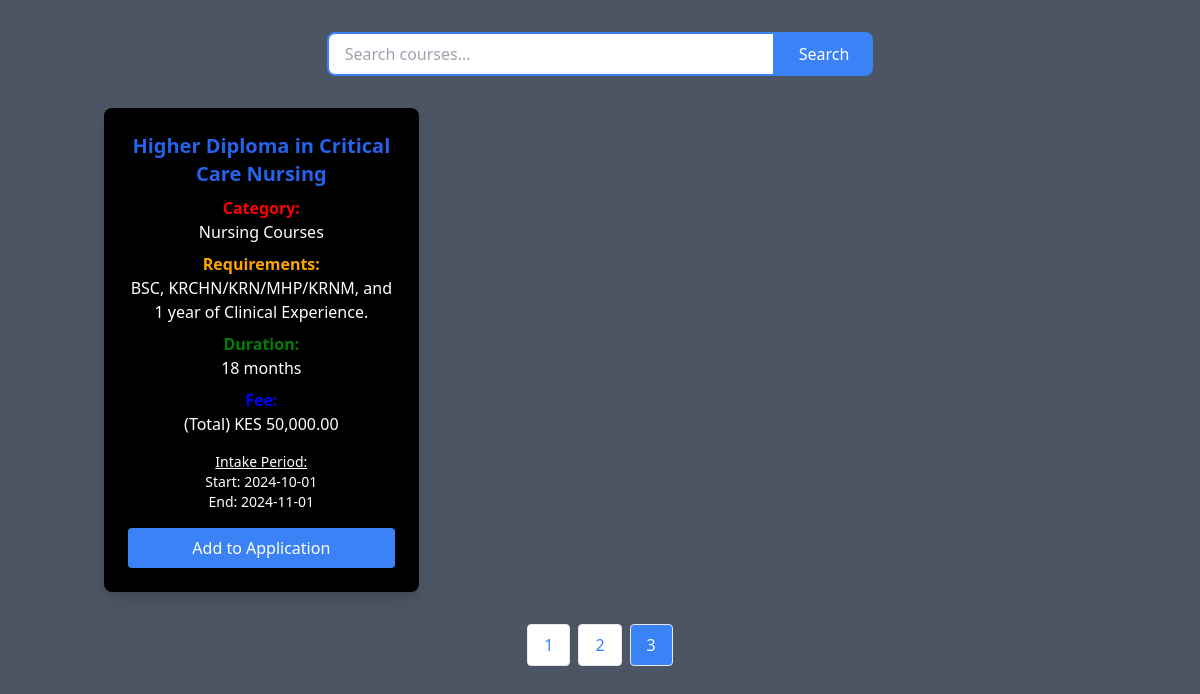
Screenshot of /courses.php?page=3 (signed in) with the database file from the repository.
### tables this page shows
CREATE TABLE `courses` (
  `id` int(11) NOT NULL,
  `category` varchar(100) NOT NULL,
  `name` varchar(255) NOT NULL,
  `requirements` text NOT NULL,
  `duration` varchar(100) NOT NULL,
  `fee` varchar(10) NOT NULL,
  `intake_start` date NOT NULL,
  `intake_end` date NOT NULL,
  `register_date` timestamp NOT NULL DEFAULT current_timestamp()
);

### courses.php (the view, shortened to what this page needs)
<?php
require_once "./config.php";
$items_per_page = 5;
$page = isset($_GET['page']) ? (int)$_GET['page'] : 1;
$offset = ($page - 1) * $items_per_page;
$search = isset($_GET['search']) ? mysqli_real_escape_string($conn, $_GET['search']) : '';
$where_clause = '';
$count_query = "SELECT COUNT(*) as total FROM courses $where_clause";
$count_result = mysqli_query($conn, $count_query);
$total_courses = mysqli_fetch_assoc($count_result)['total'];
$total_pages = ceil($total_courses / $items_per_page);
$query = "SELECT * FROM courses $where_clause LIMIT $offset, $items_per_page";
$result = mysqli_query($conn, $query);
?>
<!DOCTYPE html>
<html lang="en">
<head>
    <link href="https://cdn.jsdelivr.net/npm/tailwindcss@2.2.19/dist/tailwind.min.css" rel="stylesheet">
</head>
<body class="bg-gray-600">
    <div class="container mx-auto px-4 py-8">
        <div class="mb-8">
            <form action="" method="GET" class="flex justify-center">
                <input type="text" name="search" value="<?php echo htmlspecialchars($search); ?>"
                    placeholder="Search courses..."
                    class="px-4 py-2 w-full max-w-md rounded-l-lg border-2 border-blue-500 focus:outline-none">
                <button type="submit"
                    class="bg-blue-500 text-white px-6 py-2 rounded-r-lg hover:bg-blue-600">
                    Search
                </button>
            </form>
        </div>
        <div class="grid grid-cols-1 md:grid-cols-2 lg:grid-cols-3 gap-6">
            <?php while ($course = mysqli_fetch_assoc($result)): ?>
                <div class="course-card bg-black rounded-lg shadow-lg overflow-hidden">
                    <div class="p-6 text-center">
                        <h3 class="text-xl font-bold text-blue-600 mb-2"><?php echo htmlspecialchars($course['name']); ?></h3>
                        <p class="mb-2">
                            <span style="color: red; font-weight: bold;">Category:</span><br>
                            <span style="color: white;"><?php echo htmlspecialchars($course['category']); ?></span>
                        </p>
                        <p class="mb-2">
                            <span style="color: orange; font-weight: bold;">Requirements:</span><br>
                            <span style="color: white;"><?php echo htmlspecialchars($course['requirements']); ?></span>
                        </p>
                        <p class="mb-2">
                            <span style="color: green; font-weight: bold;">Duration:</span> <br>
                            <span style="color: white;"><?php echo htmlspecialchars($course['duration']); ?></span>
                        </p>
                        <p class="mb-4">
                            <span style="color: blue; font-weight: bold;">Fee:</span><br>
                            <span style="color: white;">(Total) KES <?php echo number_format($course['fee'], 2); ?></span>
                        </p>
                        <div class="text-sm text-white mb-4">
                            <p class="underline">Intake Period:</p>
                            <p>Start: <?php echo htmlspecialchars($course['intake_start']); ?></p>
                            <p>End: <?php echo htmlspecialchars($course['intake_end']); ?></p>
                        </div>
                        <?php if (isset($_SESSION['loggedin']) && $_SESSION['loggedin']): ?>
                            <button class="add-to-cart bg-blue-500 text-white px-4 py-2 rounded hover:bg-blue-600 w-full"
                                data-course-id="<?php echo $course['id']; ?>">
                                Add to Application
                            </button>
                        <?php else: ?>
                            <a href="index.php" class="block text-center bg-green-500 text-white px-4 py-2 rounded hover:bg-green-600">
                                Login to Apply
                            </a>
                        <?php endif; ?>
                    </div>
                </div>
            <?php endwhile; ?>
        </div>
        <?php if ($total_pages > 1): ?>
            <div class="flex justify-center mt-8">
                <div class="flex space-x-2">
                    <?php for ($i = 1; $i <= $total_pages; $i++): ?>
                        <a href="?page=<?php echo $i; ?><?php echo !empty($search) ? '&search=' . urlencode($search) : ''; ?>"
                           class="px-4 py-2 border <?php echo $page == $i ? 'bg-blue-500 text-white' : 'bg-white text-blue-500'; ?> rounded">
                            <?php echo $i; ?>
                        </a>
                    <?php endfor; ?>
                </div>
            </div>
        <?php endif; ?>
    </div>
</body>
</html>

### rows the page displays
courses: name "Higher Diploma in Critical Care Nursing", category "Nursing Courses", requirements "BSC, KRCHN/KRN/MHP/KRNM, and 1 year of Clinical Experience.", duration "18 months", fee "50,000.00", intake_start "2024-10-01", intake_end "2024-11-01"
